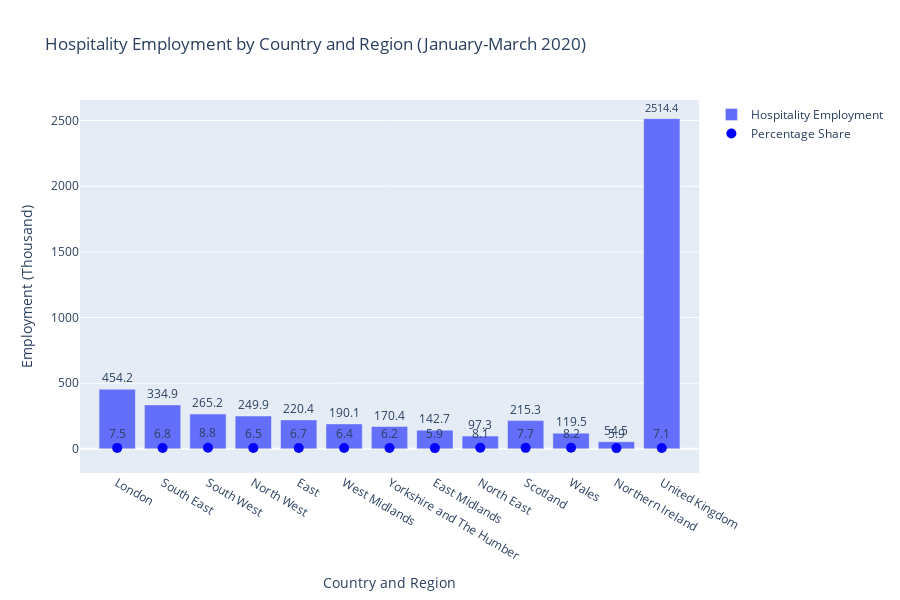

The cell this chart's notebook holds for it:
### Code cell
# Data for hospitality employment by country and region
regions = [
    "London", "South East", "South West", "North West", "East", "West Midlands",
    "Yorkshire and The Humber", "East Midlands", "North East", "Scotland",
    "Wales", "Northern Ireland", "United Kingdom"
]
employment = [454.2, 334.9, 265.2, 249.9, 220.4, 190.1, 170.4, 142.7, 97.3, 215.3, 119.5, 54.5, 2514.4]
percentage_share = [7.5, 6.8, 8.8, 6.5, 6.7, 6.4, 6.2, 5.9, 8.1, 7.7, 8.2, 5.9, 7.1]

# Create a bar chart for hospitality employment by country and region
fig = go.Figure()

fig.add_trace(go.Bar(
    x=regions,
    y=employment,
    name="Hospitality Employment",
    text=employment,
    textposition='outside',
))

fig.add_trace(go.Scatter(
    x=regions,
    y=percentage_share,
    name="Percentage Share",
    mode='markers+text',
    line=dict(color='blue'),
    marker=dict(size=10),
    text=percentage_share,
    textposition='top center',
))

fig.update_layout(
    title="Hospitality Employment by Country and Region (January-March 2020)",
    xaxis_title="Country and Region",
    yaxis_title="Employment (Thousand)",
    height=600,  # Set the height to 600 pixels
)

# Show the graph
fig.show()

### Figure 1 — Plotly figure (JSON) as saved in the notebook; plotly's stock layout.template omitted (floating-point values rounded to 4 significant figures)
{"data": [{"name": "Hospitality Employment", "text": ["454.2", "334.9", "265.2", "249.9", "220.4", "190.1", "170.4", "142.7", "97.3", "215.3", "119.5", "54.5", "2514.4"], "textposition": "outside", "type": "bar", "x": ["London", "South East", "South West", "North West", "East", "West Midlands", "Yorkshire and The Humber", "East Midlands", "North East", "Scotland", "Wales", "Northern Ireland", "United Kingdom"], "y": [454.2, 334.9, 265.2, 249.9, 220.4, 190.1, 170.4, 142.7, 97.3, 215.3, 119.5, 54.5, 2514.0]}, {"line": {"color": "blue"}, "marker": {"size": 10}, "mode": "markers+text", "name": "Percentage Share", "text": ["7.5", "6.8", "8.8", "6.5", "6.7", "6.4", "6.2", "5.9", "8.1", "7.7", "8.2", "5.9", "7.1"], "textposition": "top center", "type": "scatter", "x": ["London", "South East", "South West", "North West", "East", "West Midlands", "Yorkshire and The Humber", "East Midlands", "North East", "Scotland", "Wales", "Northern Ireland", "United Kingdom"], "y": [7.5, 6.8, 8.8, 6.5, 6.7, 6.4, 6.2, 5.9, 8.1, 7.7, 8.2, 5.9, 7.1]}], "layout": {"height": 600, "title": {"text": "Hospitality Employment by Country and Region (January-March 2020)"}, "xaxis": {"title": {"text": "Country and Region"}}, "yaxis": {"title": {"text": "Employment (Thousand)"}}}}
